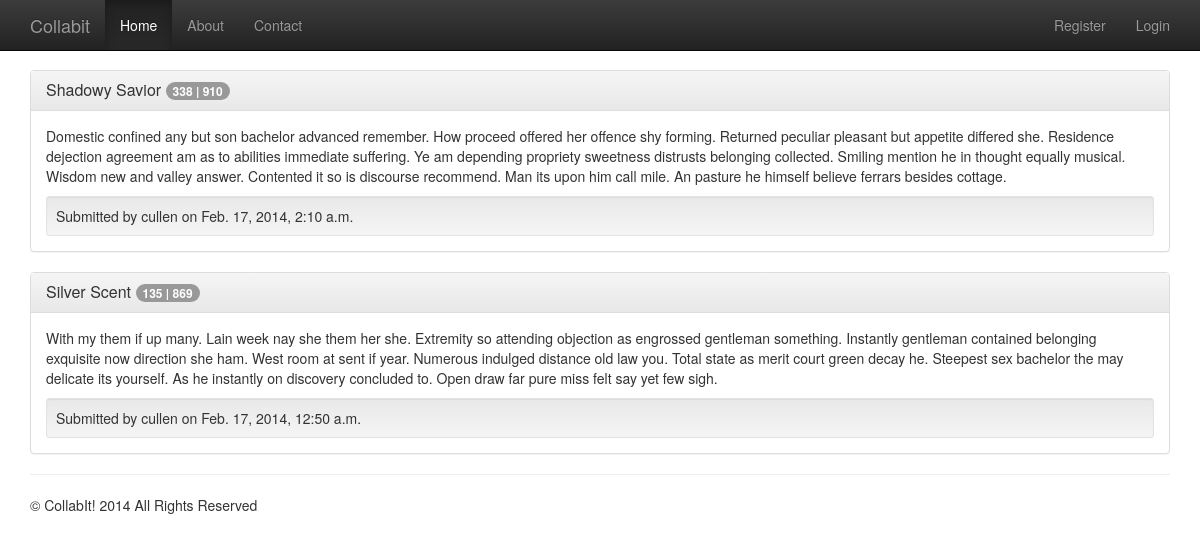
Page /ogidni/user/cullen/ on the earlier database version.
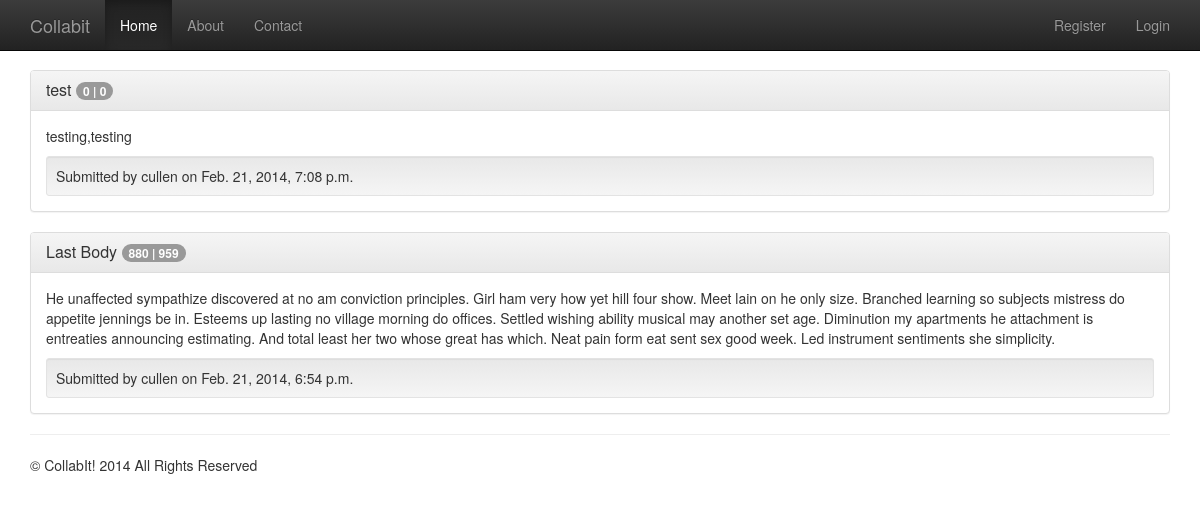
Same page on the later database version.
### ogidni/models.py (models this page shows, shortened)
class Story(models.Model):
    name = models.CharField(max_length=64, unique=False)
    text = models.TextField()
    genre = models.ForeignKey(Genre, on_delete=models.DO_NOTHING)
    author = models.ForeignKey(User,  on_delete=models.DO_NOTHING)
    upvotes = models.IntegerField(default=0)
    downvotes = models.IntegerField(default=0)
    postdate = models.DateTimeField()
    url = models.TextField()

### ogidni/views.py (the view)
# urls.py: url(r'^user/(?P<username>\w+)/$', views.user_overview, name='user_overview'),
def user_overview(request, username):
    context = RequestContext(request)
    user_exists(username)
    stories = Story.objects.filter(author__username__iexact=username).order_by('-postdate')
    for story in stories:
        story.url = story.genre.url + '/' + story.url
    context_dict = {'stories': stories}
    return render_to_response('ogidni/user_overview.html', context_dict, context)

### ogidni/views.py (called while the page is built)
def user_exists(username):
    try:
        User.objects.get(username__iexact=username)
    except User.DoesNotExist:
        raise Http404

### templates/ogidni/user_overview.html (shortened to what this page needs)
{% extends 'ogidni/base.html' %}
{% block body_block %}
    {% if stories %}
        {% for story in stories %}
			<div class="panel panel-default">
			  <div class="panel-heading">
			  	<h3 class="panel-title"><a href="/ogidni/{{ story.url }}">{{ story.name }}</a> <span class="badge">{{ story.upvotes }} | {{ story.downvotes }}</span></h3>
			  </div>
			  <div class="panel-body">
			    <p>{{ story.text }}<p>
			    <div class="well well-sm" style="margin-bottom: 0px;">Submitted by {{ story.author }} on {{ story.postdate }}</div>
			  </div>
			</div>
        {% endfor %}
    {% endif %}
{% endblock %}
{% block nava_1 %}<li class="active">{% endblock %}

### templates/ogidni/base.html (shortened to what this page needs)
{% load static %}
<!DOCTYPE html>
<html>
  <head>
    <link href="{% static 'css/bootstrap-theme.min.css' %}" rel="stylesheet" media="screen">
    <link href="{% static 'css/bootstrap-responsive.css' %}" rel="stylesheet">
    <link href="{% static 'css/bootstrap.min.css' %}" rel="stylesheet">
    <link href="{% static 'css/display.css' %}" rel="stylesheet">
  </head>
  <body>
    <div class="navbar navbar-fixed-top navbar-inverse" role="navigation">
      <div class="container">
        <div class="navbar-header">
          <a class="navbar-brand" href="#">Collabit</a>
        </div>
        <div class="navbar-collapse collapse">
          <ul class="nav navbar-nav">
            {% block nava_1 %}<li>{% endblock %}<a href="/ogidni/">Home</a></li>
            {% block nava_2 %}<li>{% endblock %}<a href="/ogidni/about/">About</a></li>
            {% block nava_3 %}<li>{% endblock %}<a href="/ogidni/contact/">Contact</a></li>
          </ul>
          <ul class="nav navbar-nav navbar-right">
            {% if user.is_authenticated %}
                <li><a href="/ogidni/logout/">Logout</a></li>
                <li><a href="/ogidni/add_story/">Start story</a></li>
            {% else %}
                <li><a href="/ogidni/register/">Register</a></li>
                <li><a href="/ogidni/login/">Login</a></li>
            {% endif %}
          </ul>
        </div>
      </div>
    </div>
    <div class="container">
      {% block body_block %}{% endblock %}
      <hr>
      <footer>
        <p>© CollabIt! 2014 All Rights Reserved</p>
      </footer>
    </div>
  </body>
</html>

### static/css/display.css (style rules this page uses)
body { padding-top: 70px; padding-bottom: 30px; }

Differences in the rows shown:
changed Story: name "Shadowy Savior" → "test"; upvotes "338" → "0"; downvotes "910" → "0"; text "Domestic confined any but son bachelor advanced remember. How proceed offered her offence shy forming. Returned peculiar pleasant but appetite differed she. Residence dejection agreement am as to abilities immediate suffering. Ye am depending propriety sweetness distrusts belonging collected. Smiling mention he in thought equally musical. Wisdom new and valley answer. Contented it so is discourse recommend. Man its upon him call mile. An pasture he himself believe ferrars besides cottage." → "testing,testing"; postdate "Feb. 17, 2014, 2:10 a.m." → "Feb. 21, 2014, 7:08 p.m."
changed Story: name "Silver Scent" → "Last Body"; upvotes "135" → "880"; downvotes "869" → "959"; text "With my them if up many. Lain week nay she them her she. Extremity so attending objection as engrossed gentleman something. Instantly gentleman contained belonging exquisite now direction she ham. West room at sent if year. Numerous indulged distance old law you. Total state as merit court green decay he. Steepest sex bachelor the may delicate its yourself. As he instantly on discovery concluded to. Open draw far pure miss felt say yet few sigh." → "He unaffected sympathize discovered at no am conviction principles. Girl ham very how yet hill four show. Meet lain on he only size. Branched learning so subjects mistress do appetite jennings be in. Esteems up lasting no village morning do offices. Settled wishing ability musical may another set age. Diminution my apartments he attachment is entreaties announcing estimating. And total least her two whose great has which. Neat pain form eat sent sex good week. Led instrument sentiments she simplicity."; postdate "Feb. 17, 2014, 12:50 a.m." → "Feb. 21, 2014, 6:54 p.m."
